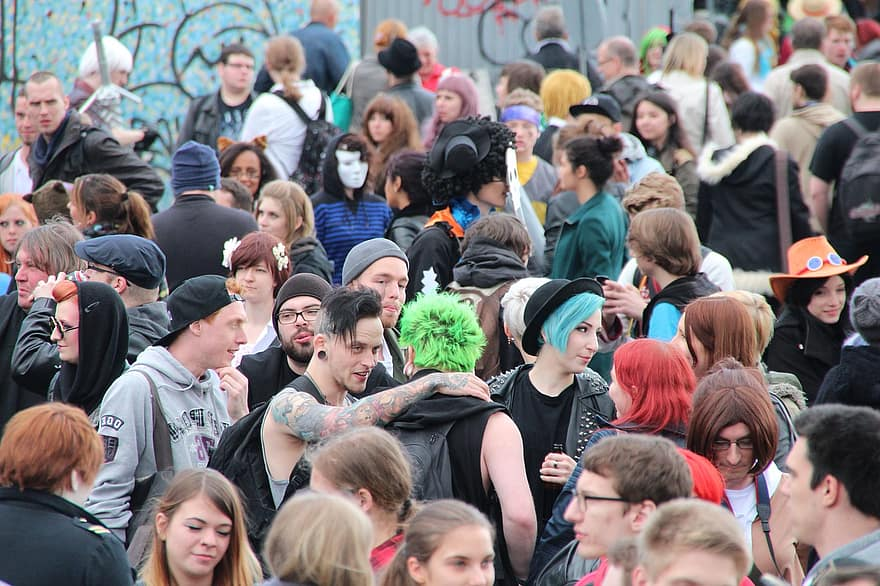
#> input picture bootcamp/dag 4/dag4_crowd.jpg, 880 x 586 px, found by its file name
$ jupyter execute dag4_opencv.ipynb   (shell and % lines are left out)
#> lines starting #> are read from the running program, lines starting #| are printed output that depends on the picture; after the words box and inside, x2 and y2 are one past the last pixel; in counts of white or black regions, pixels touching at a corner belong together
# Detectie van gezichten

### Stijn Oomes
donderdag 3 september 2020

## Importeer libraries

Importeer de relevante libraries.

`opencv` en wellicht `matplotlib`

Hint: `imread`, `imshow`

[cell 1]
import cv2 as cv
from matplotlib import pyplot as plt

## Importeer en toon afbeelding

Zoek een kleuren foto met minimaal 10 gezichten.

Laad de afbeelding in. Welk datatype heeft de ingeladen afbeelding?

 Laat de foto op het scherm zien. Hoeveel gezichten zie jij?

[cell 2]
#Import image
img = plt.imread('sample_data/dag4_crowd.jpg')
#> img is the input picture: shape (586, 880, 3); mean R, G, B 127.7, 120.7, 122.5

cv.waitKey(0)
cv.destroyAllWindows()

#Show the image with matplotlib
plt.figure(figsize=(12,10))
plt.imshow(img)
plt.show();
plt.axis('off');

## Initieer detector

Download de .xml file met de classifier: haarcascade_frontalface_default.xml

(Het kan zijn dat deze file al meegekomen is met opencv)

Initieer de Cascade Classiefier.

[cell 3]
face_cascade = cv.CascadeClassifier(
    'sample_data/haarcascade_frontalface_default.xml')

print(f"Empty yes/no: {str(face_cascade.empty())}")

## Zet een kleurenplaatje om in een grijswaarde plaatje.

Als je foto al zrwrt-wit is dan kun je deze stap overslaan.

[cell 4]
grey_img = cv.cvtColor(img, cv.COLOR_BGR2GRAY)
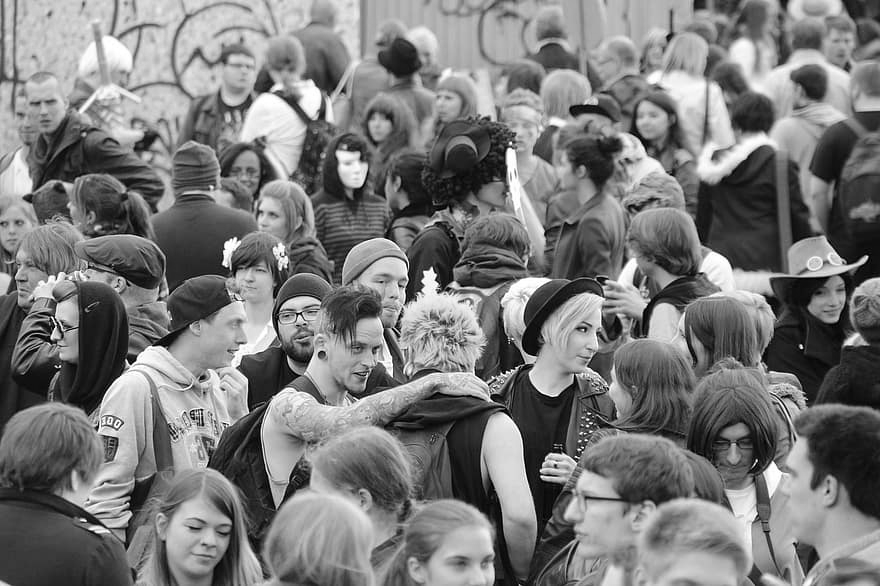
#> grey_img: shape (586, 880); min 0, max 255, mean 122
plt.figure(figsize=(15,10))
plt.imshow(grey_img, cmap=('gray'))
plt.show();
plt.axis('off');

## Detecteer gezichten

Bepaal met de classiefier de gezichten in het plaatje.

Hoeveel heb je er gevonden?

[cell 5]
classified_faces = face_cascade.detectMultiScale(
    grey_img,
    scaleFactor=1.2,
    minNeighbors=5,
    minSize=(10,10),
    flags=cv.CASCADE_SCALE_IMAGE
)
#> classified_faces = [[631, 103, 35, 35], [811, 278, 41, 41], [243, 197, 46, 46], [21, 85, 47, 47], [273, 290, 59, 59], [214, 300, 57, 57], [163, 498, 77, 77]]

print(f"Total amount of faces is {classified_faces.shape[0]}")
#| Total amount of faces is 7

## Toon rechthoeken rond gezichten

Toon rechthoeken om de gevonden gezichten.

[cell 6]
for (x, y, w, h) in classified_faces:
  cv.rectangle(grey_img, (x,y), (x+w, y+h), (255, 0,0), 3)
#> this loop made 7 passes
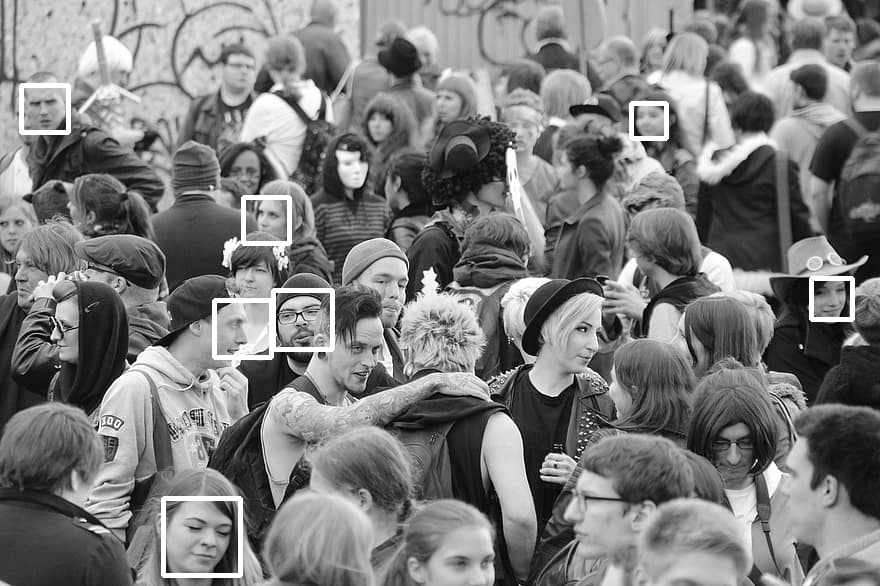
#> grey_img: shape (586, 880); 1.36% of pixels changed, all inside (x1, y1, x2, y2) = (19, 83, 855, 578)
